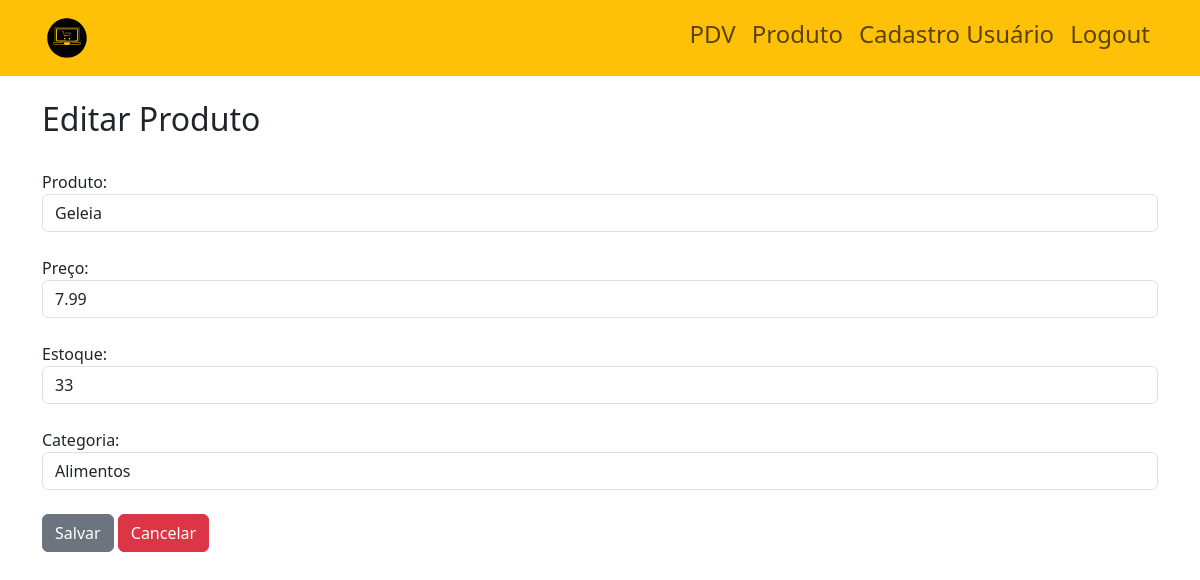
The page /editar-produto/1 (signed in) on the database as committed earlier.
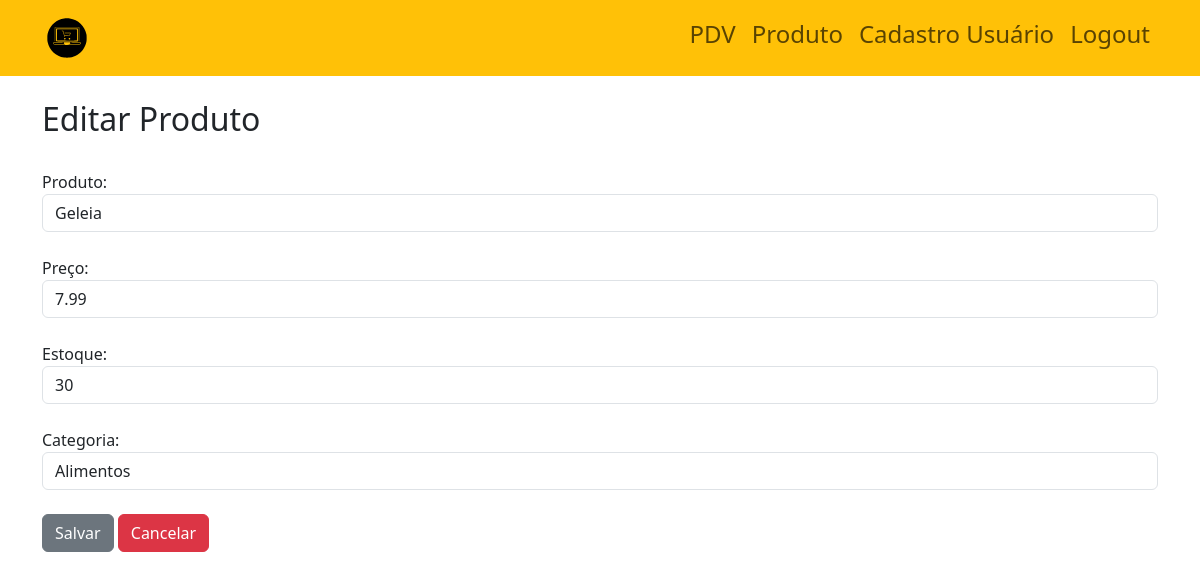
The same page on the database as committed later.
### site_atividade/models/__init__.py (models this page shows)
class Produtos(database.Model):
    id_produtos = database.Column(database.Integer, primary_key=True)
    produto = database.Column(database.String, nullable=False)
    preco = database.Column(database.Float, nullable=False)
    estoque = database.Column(database.Integer, nullable=False)
    categoria_fk = database.Column(database.Integer, database.ForeignKey('categoria.id_categoria'), nullable=False)
    venda = database.relationship('Venda', backref='produto')

class Categoria(database.Model):
    id_categoria = database.Column(database.Integer, primary_key=True)
    categoria = database.Column(database.String, nullable=False)
    produtos = database.relationship('Produtos', backref='categoria', lazy=True)

### site_atividade/routers/__init__.py (the view, shortened to what this page needs)
@app.route("/editar-produto/<int:id>", methods=['GET', 'POST'])
@login_required
def editar_produto(id):
    produto = Produtos.query.get(id)
    categorias = Categoria.query.all()
    return render_template('editar_produto.html', produto=produto, categorias=categorias)

### site_atividade/models/__init__.py (called while the page is built)
@login_manager.user_loader
def load_usuario(id_usuario):
    return Usuario.query.get(int(id_usuario))

### site_atividade/templates/editar_produto.html
{% extends 'base.html' %}
{% block body %}
<div class="container theme-showcase" role="main">
    <br>
    <div class="page-header">
        <h2 class="box-title col-md-12">Editar Produto</h2>
    </div>
    <br>
    <form method="post" action="{{ url_for('editar_produto', id=produto.id_produtos) }}">
        <div class="form-group">
            <label for="produto">Produto:</label>
            <input type="text" class="form-control" id="produto" name="produto" value="{{ produto.produto }}">
        </div>
        <br>
        <div class="form-group">
            <label for="preco">Preço:</label>
            <input type="number" class="form-control" id="preco" name="preco" step="0.01" min="0" value="{{ produto.preco }}">
        </div>
        <br>
        <div class="form-group">
            <label for="estoque">Estoque:</label>
            <input type="number" class="form-control" id="estoque" name="estoque" min="0" value="{{ produto.estoque }}">
        </div>
        <br>
        <div class="form-group">
            <label for="categoria">Categoria:</label>
            <select class="form-control" id="categoria" name="categoria_fk">
                {% for categoria in categorias %}
                <option value="{{ categoria.id_categoria }}" {% if produto.categoria_fk == categoria.id_categoria %}selected{% endif %}>{{ categoria.categoria }}</option>
                {% endfor %}
            </select>
        </div>
        <br>
        <button type="submit" class="btn btn-Secondary">Salvar</button>
        <a href="{{ url_for('produtos') }}" class="btn btn-Danger">Cancelar</a>
    </form>
</div>
{% endblock %}

Rows that differ between the two databases and show on the page:
changed Produtos "Geleia": estoque "33" → "30"
